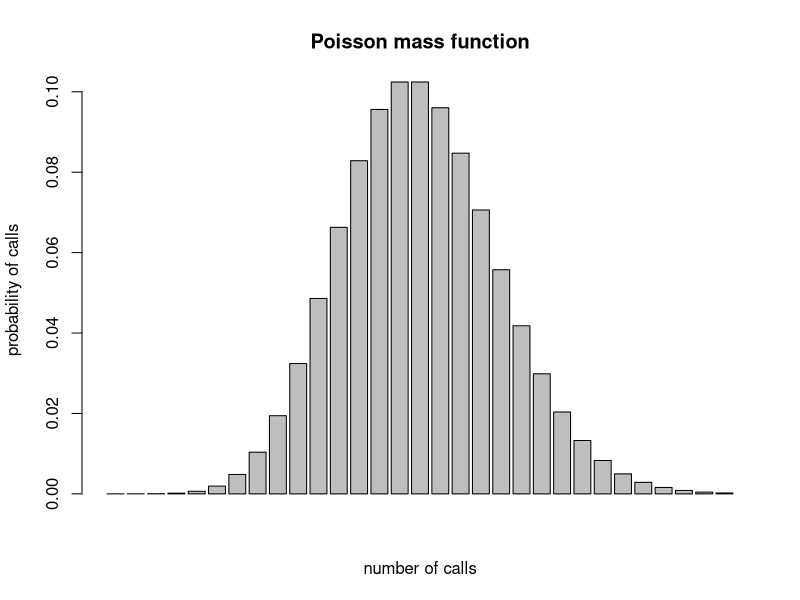
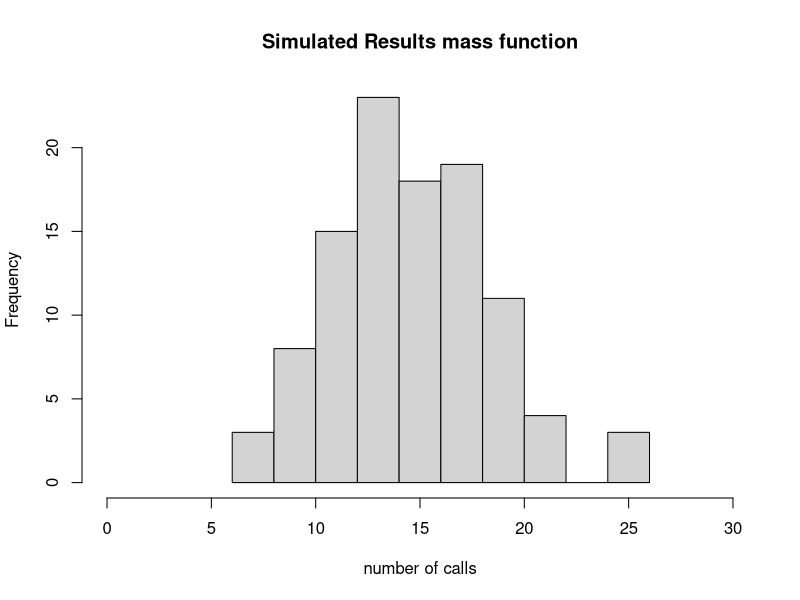

These charts were generated, in order, by the following R code:
## ---- chunk 1
?ppois # pulls up manual 
## ---- chunk 2
ppois(7, lambda=15, lower.tail = FALSE) 
  # We want to know probability so use ppois.
  # The lambda (mean) is 15 calls.
  # We want to know the probability of hearing more than 8 calls, the probability of hearing 7 or less calls is the lower tail, if lower tail is false we get the upper tail, which is the probability of 8 or more calls
## ---- chunk 3
ppois(0, lambda = 15)
  # Similar as before except now we do not need upper or lower tails since we are just looking for 0 calls; there is not lower tail to this and the upper tail to this is asking if she would hear more than 1 call.
## ---- chunk 4
dpois(x=3, lambda = 15)
  #Now we use qpois because we want to know the probability of an exact number rather than a range
  #We want to know the probability of exactly 3 calls, while the lambda is still 15 calls
## ---- chunk 5
library(ggplot2)
library(dplyr)
## ---- chunk 6
?barplot #barplot manual
x<-dpois(x=0:30, lambda = 15) #define dataset
barplot(x, xlab = "number of calls", ylab = "probability of calls", main = "Poisson mass function") #plot using defined dataset

  #use he barplot function here, when using historgram, probablites get plotted giving it a left skewed apperance. histogram also uses only vectors of numbers.
## ---- chunk 7
w<-rpois(104, 15) 
  # 104 results is the n
  # lambda is still 15
w
## ---- chunk 8
?hist
hist(w, xlim = c(0, 30), xlab = "number of calls", main = "Simulated Results mass function") #plot the results putting a limit from 0 to 30 on x
#this histogram is more left skewed than the previous one, this makes sense because it is representing actual random data rather than just the ideal situation
